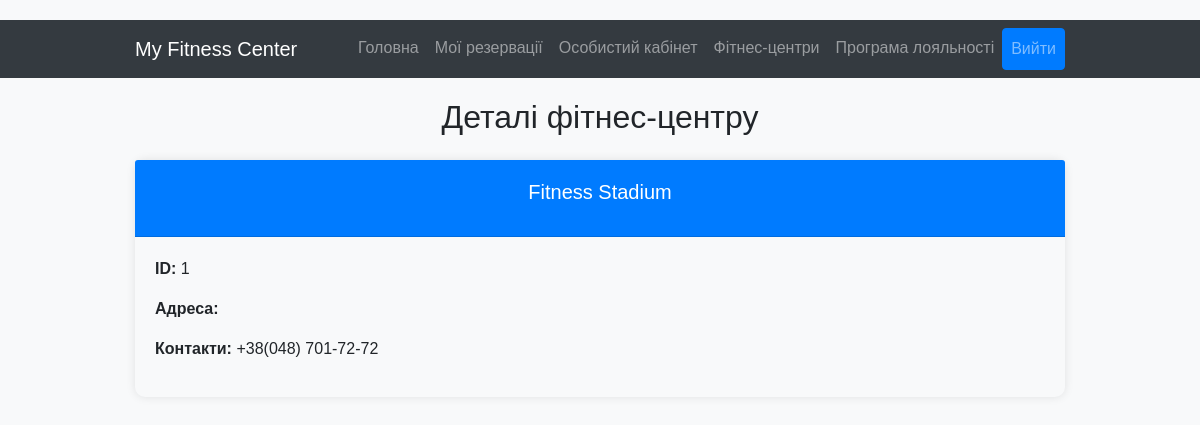
Screenshot of /fitness_center/1 with the database file from the repository.
### project_package/models.py (models this page shows, shortened)
class Gym(Base):
    __tablename__ = "gym"
    id = Column(Integer, primary_key=True)
    name = Column(String, unique=True, nullable=False)
    address = Column(String(50))
    contacts = Column(String(50))
    services = relationship("Service", back_populates="gym")
    trainer = relationship("Trainer", back_populates="gym")
    review = relationship("Review", back_populates="gym")

### app.py (the view)
@app.route('/fitness_center/<int:center_id>', methods=['GET'])
def fitness_center(center_id):
    res = db_session.query(Gym).filter(Gym.id == center_id).first()
    if res is not None:
        return render_template('center.html', center=res)
    else:
        return "Center not found"

### templates/center.html (shortened to what this page needs)
<!DOCTYPE html>
<html lang="uk">
<head>
    <link href="https://stackpath.bootstrapcdn.com/bootstrap/4.5.2/css/bootstrap.min.css" rel="stylesheet">
</head>
<body>
<nav class="navbar navbar-expand-lg navbar-dark bg-dark">
    <div class="container">
        <a class="navbar-brand" href="/">My Fitness Center</a>
        <div class="collapse navbar-collapse" id="navbarNav">
            <ul class="navbar-nav ml-auto">
                <li class="nav-item">
                    <a class="nav-link" href="/">Головна</a>
                </li>
                <li class="nav-item">
                    <a class="nav-link" href="/user/reservations">Мої резервації</a>
                </li>
                <li class="nav-item">
                    <a class="nav-link" href="/user">Особистий кабінет</a>
                </li>
                <li class="nav-item">
                    <a class="nav-link" href="/fitness_center">Фітнес-центри</a>
                </li>
                <li class="nav-item">
                    <a class="nav-link" href="/">Програма лояльності</a>
                </li>
                <li class="nav-item">
                    <a class="nav-link btn btn-primary btn-logout" href="/logout">Вийти</a>
                </li>
            </ul>
        </div>
    </div>
</nav>
<div class="container">
    <h2 class="text-center mb-4">Деталі фітнес-центру</h2>
    <div class="card">
        <div class="card-header">
            <h5 class="card-title">{{ center.name }}</h5>
        </div>
        <div class="card-body">
            <p><strong>ID:</strong> {{ center.id }}</p>
            <p><strong>Адреса:</strong> {{ center.adress }}</p>
            <p><strong>Контакти:</strong> {{ center.contacts }}</p>
        </div>
    </div>
</div>
</body>
</html>

### templates/center.html (style rules this page uses)
body { background-color: #f8f9fa; font-family: Arial, sans-serif; padding-top: 20px; }
.container { max-width: 960px; }
.navbar { margin-bottom: 20px; }
.card { border: none; border-radius: 10px; box-shadow: 0px 0px 10px 0px rgba(0,0,0,0.1); background-color: #f8f9fa; margin-top: 20px; }
.card-header { background-color: #007bff; color: #fff; text-align: center; border-radius: 10px 10px 0 0; padding: 20px 0; font-size: 24px; }
.card-body { padding: 20px; }

### rows the page displays
Gym: name "Fitness Stadium", id "1", contacts "+38(048) 701-72-72"
